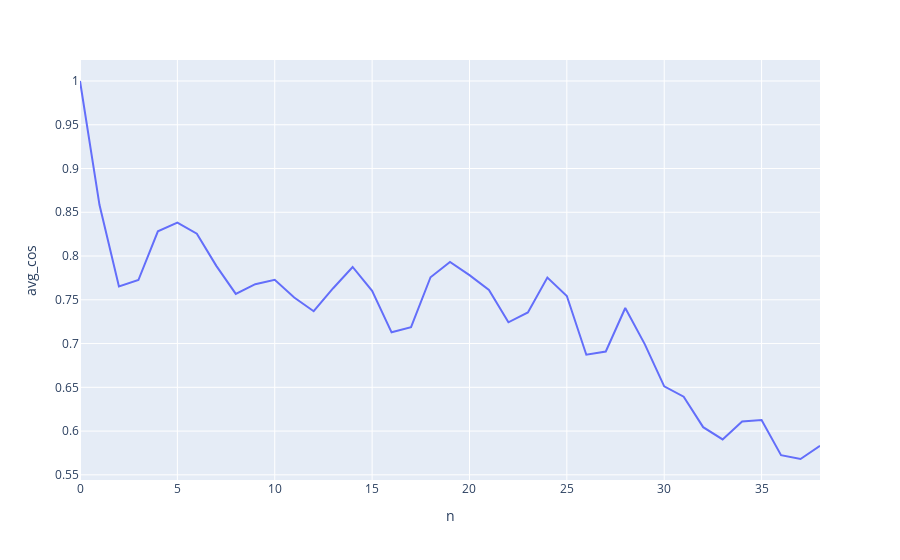

The cell this chart's notebook holds for it:
### Code cell
px.line(df, x='n', y='avg_cos')

### Figure 1 — Plotly figure (JSON) as saved in the notebook; plotly's stock layout.template omitted (floating-point values rounded to 4 significant figures)
{"data": [{"hovertemplate": "n=%{x}<br>avg_cos=%{y}<extra></extra>", "legendgroup": "", "line": {"color": "#636efa", "dash": "solid"}, "marker": {"symbol": "circle"}, "mode": "lines", "name": "", "orientation": "v", "showlegend": false, "type": "scatter", "x": [0, 1, 2, 3, 4, 5, 6, 7, 8, 9, 10, 11, 12, 13, 14, 15, 16, 17, 18, 19, 20, 21, 22, 23, 24, 25, 26, 27, 28, 29, 30, 31, 32, 33, 34, 35, 36, 37, 38], "xaxis": "x", "y": [1, 0.8585, 0.7653, 0.7726, 0.8282, 0.8382, 0.8255, 0.7888, 0.7568, 0.7678, 0.7728, 0.7526, 0.7369, 0.7632, 0.7875, 0.7603, 0.7129, 0.7188, 0.7758, 0.7932, 0.7781, 0.7612, 0.7243, 0.7356, 0.7754, 0.7543, 0.6872, 0.6909, 0.7406, 0.6993, 0.6511, 0.6393, 0.6045, 0.5905, 0.6111, 0.6125, 0.5725, 0.5681, 0.5832], "yaxis": "y"}], "layout": {"legend": {"tracegroupgap": 0}, "margin": {"t": 60}, "xaxis": {"anchor": "y", "domain": [0, 1], "title": {"text": "n"}}, "yaxis": {"anchor": "x", "domain": [0, 1], "title": {"text": "avg_cos"}}}}
